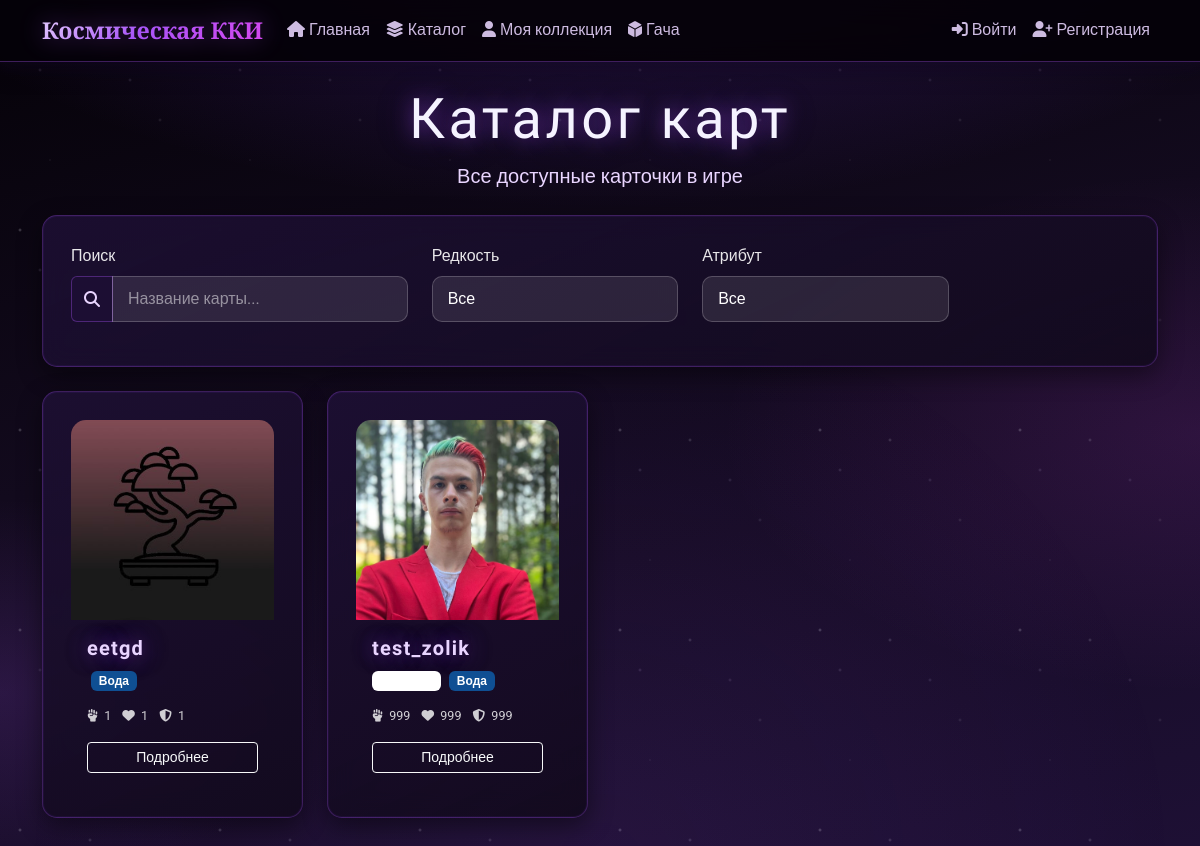
Page /catalog/ on the earlier database version.
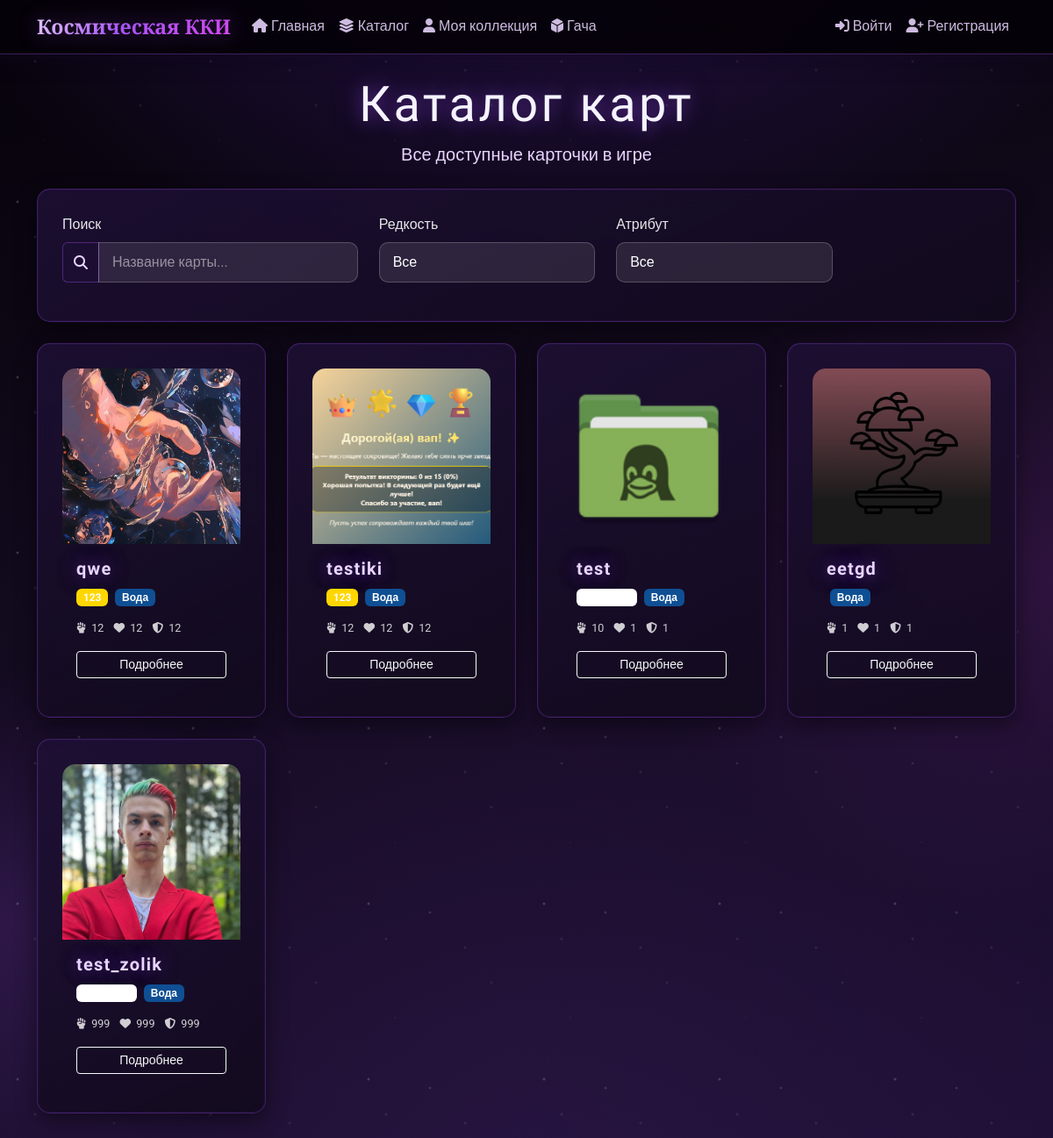
Same page on the later database version.
### module_project/models.py (models this page shows, shortened)
class Cards(models.Model):
    title = models.CharField(
        max_length=100,
        verbose_name="Название карточки"
    )
    cover_image = models.ImageField(
        upload_to='covers_card/',
        verbose_name="Обложка карточки",
        blank=True,
        null=True
    )
    description = models.TextField(
        verbose_name="Описание",
        blank=True
    )
    created_at = models.DateTimeField(
        auto_now_add=True,
        verbose_name="Дата добавления"
    )
    strenth = models.IntegerField(
        verbose_name="Сила карты",
        null=True,
        blank=True,
        validators=[MinValueValidator(1), MaxValueValidator(9999)]
    )
    health = models.IntegerField(
        verbose_name="Жизни карты",
        null=True,
        blank=True,
        validators=[MinValueValidator(1), MaxValueValidator(9999)]
    )
    defence = models.IntegerField(
        verbose_name="Защита карты",
        null=True,
        blank=True,
        validators=[MinValueValidator(0), MaxValueValidator(9999)]
    )
    attribute = models.ForeignKey(
        Attribute,
        on_delete=models.SET_NULL,
        null=True,
        blank=True,
        related_name='cards',
        verbose_name="Атрибут карточки"
    )
    rarity = models.ForeignKey(
        Rarity,
        on_delete=models.SET_NULL,
        null=True,
        blank=True,
        related_name='cards',
        verbose_name="Редкость"
    )
    price_points = models.IntegerField(
        default=100,
        verbose_name="Цена в очках",
        validators=[MinValueValidator(10)]
    )
    author = models.ForeignKey(
        'Users_System',
        on_delete=models.SET_NULL,
        null=True,
        blank=True,
        related_name='authored_cards',
        verbose_name="Автор карточки"
    )
    is_active = models.BooleanField(
        default=True,
        verbose_name="Активна"
    )
    class Meta:
        verbose_name = "Карточка"
        verbose_name_plural = "Карточки"
        ordering = ['-created_at']

class Attribute(models.Model):
    name = models.CharField(
        max_length=50,
        unique=True,
        verbose_name="Название атрибута"
    )
    icon = models.ImageField(
        upload_to='attributes_icons/',
        verbose_name="Иконка атрибута",
        blank=True,
        null=True
    )
    color = models.CharField(
        max_length=7,
        default="#FFFFFF",
        verbose_name="Цвет атрибута в HEX",
        help_text="Например: #FF0000 для красного"
    )
    strength_bonus = models.FloatField(
        default=1.0,
        verbose_name="Бонус к силе",
        help_text="Множитель силы для карт этого атрибута"
    )
    order = models.IntegerField(
        default=0,
        verbose_name="Порядок сортировки"
    )
    is_active = models.BooleanField(
        default=True,
        verbose_name="Активен"
    )
    class Meta:
        verbose_name = "Атрибут"
        verbose_name_plural = "Атрибуты"
        ordering = ['order', 'name']

class Rarity(models.Model):
    name = models.CharField(
        max_length=50,
        verbose_name="Название редкости"
    )
    color = models.CharField(
        max_length=7,
        default="#FFFFFF",
        verbose_name="Цвет в HEX"
    )
    multiplier = models.FloatField(
        default=1.0,
        verbose_name="Множитель шанса выпадения"
    )
    order = models.IntegerField(
        default=0,
        verbose_name="Порядок сортировки"
    )
    class Meta:
        verbose_name = "Редкость"
        verbose_name_plural = "Редкости"
        ordering = ['order']

### module_project/views.py (the view, shortened to what this page needs)
# urls.py: path('catalog/', views.card_catalog, name='card_catalog'),
def card_catalog(request):
    cards_qs = Cards.objects.filter(is_active=True).select_related(
        'rarity', 'attribute', 'author'
    ).order_by('-created_at')
    rarity_id = request.GET.get('rarity')
    attribute_id = request.GET.get('attribute')
    search = (request.GET.get('search') or '').strip()
    if rarity_id:
        cards_qs = cards_qs.filter(rarity_id=rarity_id)
    if attribute_id:
        cards_qs = cards_qs.filter(attribute_id=attribute_id)
    if search:
        cards_qs = cards_qs.filter(
            Q(title__icontains=search) | Q(description__icontains=search)
        )
    paginator = Paginator(cards_qs, 12)
    page_obj = paginator.get_page(request.GET.get('page') or 1)
    rarities = Rarity.objects.all()
    attributes = Attribute.objects.filter(is_active=True)
    context = {
        'cards': page_obj,
        'rarities': rarities,
        'attributes': attributes,
    }
    return render(request, 'module_project/card_catalog.html', context)

### module_project/templates/module_project/card_catalog.html (shortened to what this page needs)
{% extends 'module_project/base.html' %}
{% load static %}
{% block content %}
<div class="container py-4">
    <div class="text-center mb-4">
        <h1 class="display-4">Каталог карт</h1>
        <p class="lead">Все доступные карточки в игре</p>
    </div>
    <div class="cosmic-card mb-4">
        <form method="get" id="filter-form">
            <div class="row">
                <div class="col-md-4 mb-3">
                    <label class="form-label">Поиск</label>
                    <div class="input-group">
                        <span class="input-group-text"><i class="fas fa-search"></i></span>
                        <input type="text" name="search" id="search-input" class="form-control"
                               placeholder="Название карты..." value="{{ request.GET.search }}">
                    </div>
                </div>
                <div class="col-md-3 mb-3">
                    <label class="form-label">Редкость</label>
                    <select name="rarity" id="rarity-select" class="form-control">
                        <option value="">Все</option>
                    </select>
                </div>
                <div class="col-md-3 mb-3">
                    <label class="form-label">Атрибут</label>
                    <select name="attribute" id="attribute-select" class="form-control">
                        <option value="">Все</option>
                    </select>
                </div>
            </div>
        </form>
    </div>
    <div id="cards-container" class="row g-4">
        {% include 'module_project/includes/card_grid.html' %}
    </div>
</div>
{% endblock %}

### module_project/templates/module_project/includes/card_grid.html (shortened to what this page needs)
{% for card in cards %}
    <div class="col-md-3 col-sm-6">
        <div class="cosmic-card h-100 card-item">
            {% if card.cover_image %}
                <img src="{{ card.cover_image.url }}" class="card-img-top" alt="{{ card.title }}">
            {% else %}
                <div class="card-placeholder-small">
                    <i class="fas fa-image"></i>
                </div>
            {% endif %}
            <div class="p-3">
                <h5 class="card-title">{{ card.title }}</h5>
                {% if card.rarity %}
                    <span class="badge mb-2 text-white" data-badge-bg="{{ card.rarity.color|default:'#6c757d' }}">
                        {{ card.rarity.name }}
                    </span>
                {% endif %}
                {% if card.attribute %}
                    <span class="badge mb-2 ms-1 text-white" data-badge-bg="{{ card.attribute.color|default:'#6c757d' }}">
                        {{ card.attribute.name }}
                    </span>
                {% endif %}
                <div class="card-stats mt-2">
                    <small class="d-block">
                        <i class="fas fa-fist-raised"></i> {{ card.strenth|default:0 }}
                        <i class="fas fa-heart ms-2"></i> {{ card.health|default:0 }}
                        <i class="fas fa-shield-alt ms-2"></i> {{ card.defence|default:0 }}
                    </small>
                </div>
                <div class="mt-3">
                    <a href="{% url 'module_project:card_detail' card.id %}" class="btn btn-outline-light btn-sm w-100">
                        Подробнее
                    </a>
                </div>
            </div>
        </div>
    </div>
{% endfor %}

Differences in the rows shown:
added Cards: cover_image (picture), title "qwe", rarity.name "123", attribute.name "Вода", strenth "12", health "12", defence "12"
added Cards: cover_image (picture), title "testiki", rarity.name "123", attribute.name "Вода", strenth "12", health "12", defence "12"
added Cards: cover_image (picture), title "test", attribute.name "Вода", strenth "10", health "1", defence "1"
